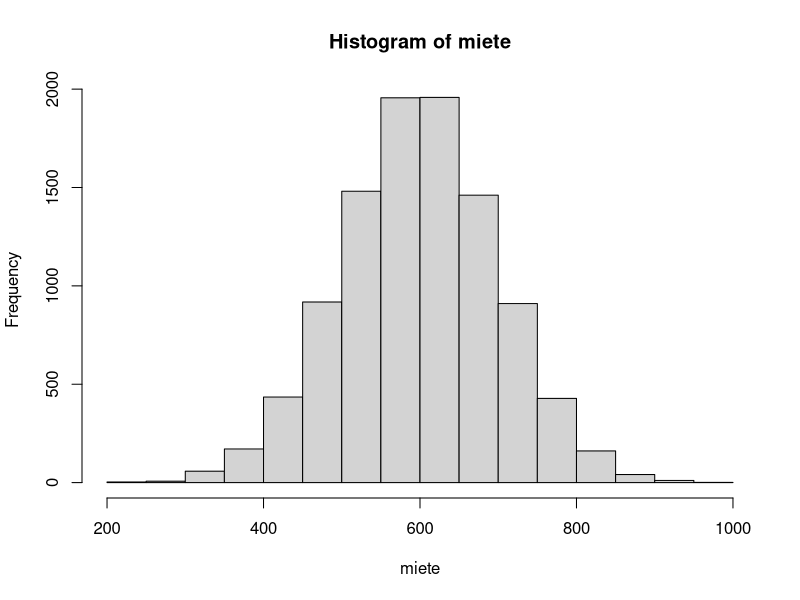
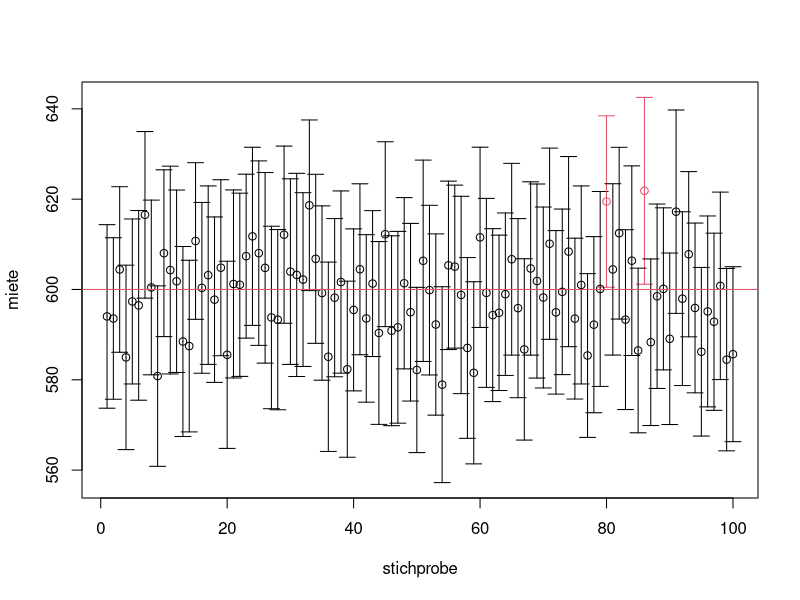

The R script that drew these images, in order:
### Frequentistische Interpretation KI ###

# Benoetigte Pakete laden
library(data.table)
library(plotrix)

# Grundgesamtheit simulieren
miete_bar_true <- 600
miete <- miete_bar_true + rnorm(10000, mean = 0, sd = 100)

# Simulation visualisieren
summary(miete)
hist(miete)

# Stichproben ziehen und KI berechnen
smpl <- sample(miete, 100)
mean(smpl)
left <- NA
right <- NA
m <- NA
cols <- NA
n <- 100
for(i in 1:100) {
  smpl <- sample(miete, 100)
  s<- sd(smpl)
  m[i]  <- mean(smpl)
  error <- qt(0.975,df=n-1)*s/sqrt(n)
  left [i] <- m[i]-error
  right[i] <- m[i]+error
  cols[i]  <- ifelse(between(600, left[i], right[i]), 1, 2)
}

# visualisieren
plotCI(1:100, m, ui = right, li = left,
           xlab = "stichprobe", ylab = "miete", col = cols)
abline(h = 600, col = 2)

# ueberpruefen, wie viele KI den wahren Wert umspannen
sum(left <= 600 & right >= 600) / 100
